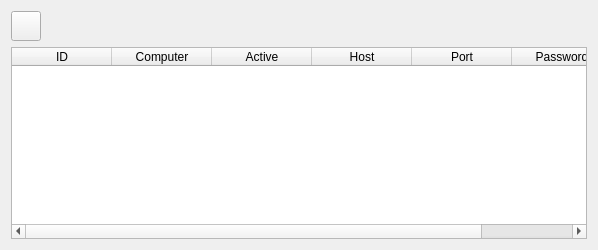
     <widget class="QWidget" name="tab_8">
      <attribute name="title">
       <string>Tax print</string>
      </attribute>
      <layout class="QVBoxLayout" name="verticalLayout_9">
       <item>
        <widget class="QWidget" name="widget_8" native="true">
         <layout class="QHBoxLayout" name="horizontalLayout_7">
          <property name="leftMargin">
           <number>0</number>
          </property>
          <property name="topMargin">
           <number>0</number>
          </property>
          <property name="rightMargin">
           <number>0</number>
          </property>
          <property name="bottomMargin">
           <number>0</number>
          </property>
          <item>
           <widget class="QPushButton" name="btnRefreshTax">
            <property name="minimumSize">
             <size>
              <width>30</width>
              <height>30</height>
             </size>
            </property>
            <property name="maximumSize">
             <size>
              <width>30</width>
              <height>30</height>
             </size>
            </property>
            <property name="text">
             <string/>
            </property>
            <property name="icon">
             <iconset resource="res.qrc">
              <normaloff>:/images/refresh.png</normaloff>:/images/refresh.png</iconset>
            </property>
            <property name="iconSize">
             <size>
              <width>16</width>
              <height>16</height>
             </size>
            </property>
           </widget>
          </item>
          <item>
           <spacer name="horizontalSpacer_8">
            <property name="orientation">
             <enum>Qt::Orientation::Horizontal</enum>
            </property>
            <property name="sizeHint" stdset="0">
             <size>
              <width>546</width>
              <height>20</height>
             </size>
            </property>
           </spacer>
          </item>
         </layout>
        </widget>
       </item>
       <item>
        <widget class="EQTableWidget" name="tblTax">
         <property name="editTriggers">
          <set>QAbstractItemView::EditTrigger::NoEditTriggers</set>
         </property>
         <property name="selectionMode">
          <enum>QAbstractItemView::SelectionMode::SingleSelection</enum>
         </property>
         <property name="selectionBehavior">
          <enum>QAbstractItemView::SelectionBehavior::SelectRows</enum>
         </property>
         <column>
          <property name="text">
           <string>ID</string>
          </property>
         </column>
         <column>
          <property name="text">
           <string>Computer</string>
          </property>
         </column>
         <column>
          <property name="text">
           <string>Active</string>
          </property>
         </column>
         <column>
          <property name="text">
           <string>Host</string>
          </property>
         </column>
         <column>
          <property name="text">
           <string>Port</string>
          </property>
         </column>
         <column>
          <property name="text">
           <string>Password</string>
          </property>
         </column>
        </widget>
       </item>
      </layout>
     </widget>
